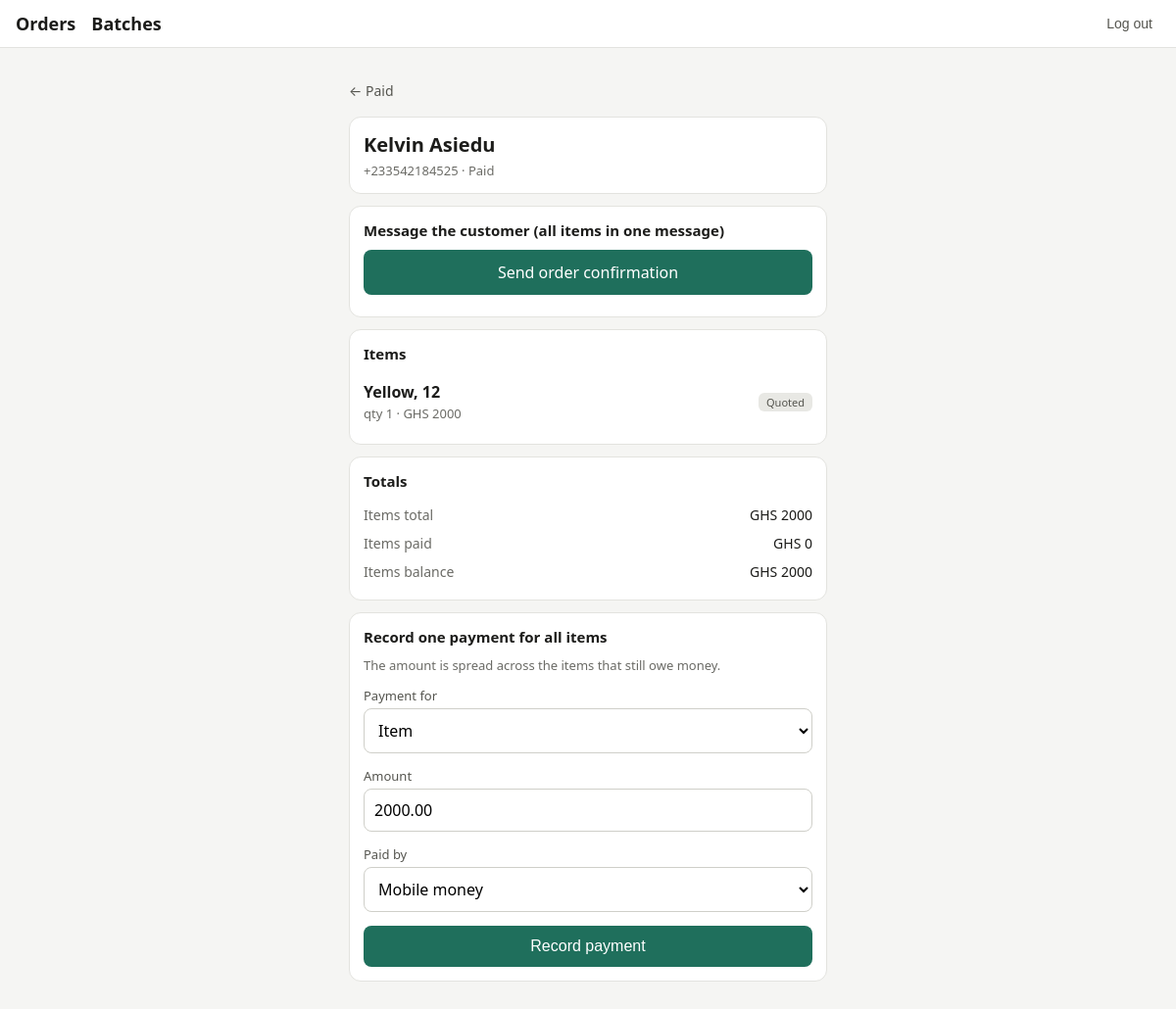
Before: /batches/1/customers/3/ (signed in) with the older database file.
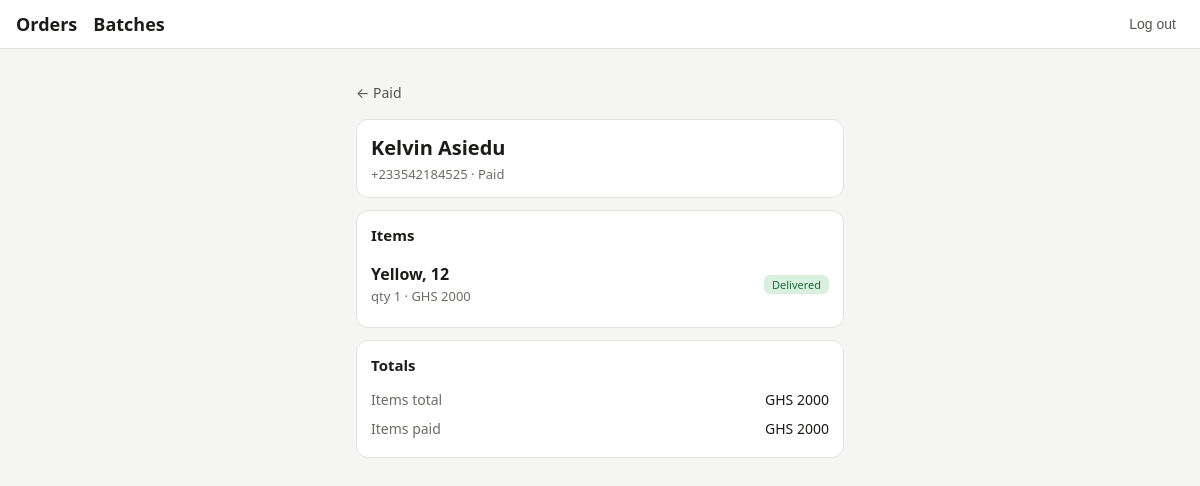
After: the same page with the newer database file.
### orders/models.py (models this page shows, shortened)
class Order(models.Model):
    class SourceType(models.TextChoices):
        CHINA_PREORDER = "china_preorder", "China preorder"
        NIGERIA_PREORDER = "nigeria_preorder", "Nigeria preorder"
        NIGERIA_STOCK = "nigeria_stock", "Nigeria stock"
    class Stage(models.TextChoices):
        REQUESTED = "requested", "Requested"
        QUOTED = "quoted", "Quoted"
        PAID = "paid", "Paid"
        PURCHASED = "purchased", "Purchased"
        IN_TRANSIT = "in_transit", "In transit"
        ARRIVED = "arrived", "Arrived"
        SHIPPING_PAID = "shipping_paid", "Shipping paid"
        DELIVERED = "delivered", "Delivered"
    customer = models.ForeignKey(
        Customer, on_delete=models.PROTECT, related_name="orders"
    )
    address = models.ForeignKey(
        Address, on_delete=models.SET_NULL, null=True, blank=True, related_name="orders"
    )
    batch = models.ForeignKey(
        Batch, on_delete=models.SET_NULL, null=True, blank=True, related_name="orders"
    )
    source_type = models.CharField(max_length=20, choices=SourceType.choices)
    item_notes = models.TextField(blank=True, help_text="Colour, variant, etc.")
    quantity = models.PositiveIntegerField(default=1)
    quoted_price = models.DecimalField(
        max_digits=12, decimal_places=2, null=True, blank=True
    )
    currency = models.CharField(
        max_length=3, choices=Currency.choices, default=Currency.GHS
    )
    cost = models.DecimalField(max_digits=12, decimal_places=2, null=True, blank=True)
    cost_currency = models.CharField(
        max_length=3, choices=Currency.choices, default=Currency.GHS
    )
    exchange_rate = models.DecimalField(
        max_digits=12,
        decimal_places=6,
        null=True,
        blank=True,
        help_text="Optional override: units of the cost currency per 1 cedi. Leave empty to use the batch's exchange rate.",
    )
    size_band = models.ForeignKey(
        SizeBand, on_delete=models.SET_NULL, null=True, blank=True
    )
    shipping_fee = models.DecimalField(
        max_digits=12, decimal_places=2, null=True, blank=True
    )
    stage = models.CharField(
        max_length=15, choices=Stage.choices, default=Stage.REQUESTED
    )
    is_cancelled = models.BooleanField(default=False)
    created_at = models.DateTimeField(auto_now_add=True)
    delivered_on = models.DateField(null=True, blank=True)
    objects = OrderQuerySet.as_manager()
    class Meta:
        ordering = ["-created_at"]
        indexes = [models.Index(fields=["stage"])]
    def paid_total(self, kind):
        total = self.payments.filter(kind=kind, currency=self.currency).aggregate(
            t=Sum("amount")
        )["t"]
        return total or Decimal("0")

### orders/views.py (the view, shortened to what this page needs)
@login_required
def batch_customer(request, pk, customer_pk):
    batch = get_object_or_404(Batch, pk=pk)
    orders = list(
        batch.orders.active()
        .filter(customer_id=customer_pk)
        .select_related("customer", "address", "batch")
        .prefetch_related("payments")
        .order_by("created_at")
    )
    if not orders:
        raise Http404("No orders for this customer in this batch.")
    customer = orders[0].customer
    totals = group_totals(orders)
    initial = {}
    if totals["shipping_balance"] > 0:
        initial = {"kind": Payment.Kind.SHIPPING, "amount": totals["shipping_balance"]}
    elif totals["item_balance"] > 0:
        initial = {"kind": Payment.Kind.ITEM, "amount": totals["item_balance"]}
    form = PaymentForm(initial=initial)
    priced = [
        o for o in orders if o.quoted_price and o.stage != Order.Stage.DELIVERED
    ]
    arrived = [
        o
        for o in orders
        if o.shipping_fee is not None
        and o.stage in (Order.Stage.ARRIVED, Order.Stage.SHIPPING_PAID)
    ]
    context = {
        "batch": batch,
        "customer": customer,
        "orders": orders,
        "totals": totals,
        "form": form,
        "can_pay": totals["item_balance"] > 0 or totals["shipping_balance"] > 0,
        "confirmation_link": (
            group_confirmation_link(batch, customer, orders) if priced else None
        ),
        "arrival_link": group_arrival_link(batch, customer, orders) if arrived else None,
    }
    return render(request, "orders/batch_customer.html", context)

### orders/forms.py (shortened to what this page needs)
class PaymentForm(forms.ModelForm):
    class Meta:
        model = Payment
        fields = ["kind", "amount", "method"]
        labels = {"kind": "Payment for", "amount": "Amount", "method": "Paid by"}

### orders/grouping.py (called while the page is built)
def group_totals(orders):
    item_total = sum((o.quoted_price for o in orders if o.quoted_price), ZERO)
    item_paid = sum(
        (o.paid_total(Payment.Kind.ITEM) for o in orders if o.quoted_price), ZERO
    )
    shipping_total = sum(
        (o.shipping_fee for o in orders if o.shipping_fee is not None), ZERO
    )
    shipping_paid = sum(
        (o.paid_total(Payment.Kind.SHIPPING) for o in orders if o.shipping_fee is not None),
        ZERO,
    )
    return {
        "item_total": item_total,
        "item_paid": item_paid,
        "item_balance": max(item_total - item_paid, ZERO),
        "shipping_total": shipping_total,
        "shipping_paid": shipping_paid,
        "shipping_balance": max(shipping_total - shipping_paid, ZERO),
    }

### orders/models.py (called while the page is built)
    def active(self):
        return self.filter(is_cancelled=False)

### orders/whatsapp.py (called while the page is built)
def money(amount):
    return f"{Decimal(amount):,.2f}"

def _customer_first_name(customer):
    name = customer.name.strip()
    return name.split()[0] if name else "there"

### orders/templates/orders/batch_customer.html (shortened to what this page needs)
{% extends "orders/base.html" %}
{% block content %}
<p><a class="back" href="{% url 'batch_detail' batch.pk %}">&larr; {{ batch.label }}</a></p>
<div class="card">
  <h1>{{ customer.name|default:customer.phone }}</h1>
  <div class="muted">{{ customer.phone }} · {{ batch.label }}</div>
</div>
{% if confirmation_link or arrival_link %}
  <div class="card">
    <h2>Message the customer (all items in one message)</h2>
    {% if confirmation_link %}<a class="primary wa" href="{{ confirmation_link }}" target="_blank" rel="noopener">Send order confirmation</a>{% endif %}
  </div>
{% endif %}
<div class="card">
  <h2>Items</h2>
  {% for order in orders %}
    <a class="item" href="{% url 'order_detail' order.pk %}">
      <div>
        <strong>{{ order.item_notes|truncatechars:40|default:"No notes" }}</strong>
        <div class="muted">qty {{ order.quantity }}{% if order.quoted_price %} · GHS {{ order.quoted_price|floatformat:"-2" }}{% endif %}</div>
      </div>
      <span class="badge s-{{ order.stage }}">{{ order.get_stage_display }}</span>
    </a>
  {% endfor %}
</div>
<div class="card">
  <h2>Totals</h2>
  <div class="kv"><span>Items total</span><span>GHS {{ totals.item_total|floatformat:"-2" }}</span></div>
  <div class="kv"><span>Items paid</span><span>GHS {{ totals.item_paid|floatformat:"-2" }}</span></div>
  {% if totals.item_balance %}<div class="kv"><span>Items balance</span><span>GHS {{ totals.item_balance|floatformat:"-2" }}</span></div>{% endif %}
</div>
{% if can_pay %}
  <div class="card">
    <h2>Record one payment for all items</h2>
    <p class="muted">The amount is spread across the items that still owe money.</p>
    <form method="post">
      {% include "orders/_fields.html" with form=form %}
      <button type="submit">Record payment</button>
    </form>
  </div>
{% endif %}
{% endblock %}

Changed rows visible on the page:
changed Order "Yellow, 12": stage "Quoted" → "Delivered"
Other visible differences:
{{ totals.item_paid|floatformat:"-2" }}: "0" → "2000"
{{ totals.item_balance|floatformat:"-2" }}: "2000" → (not shown)
text no longer shown: "Message the customer (all items in one message) Send order confirmation Items balance GHS Record one payment for all items The amount is spread across the items that still owe money. Record payment"
list line gone: "Payment for Item"
list line gone: "Amount 2000.00"
list line gone: "Paid by Mobile money"
